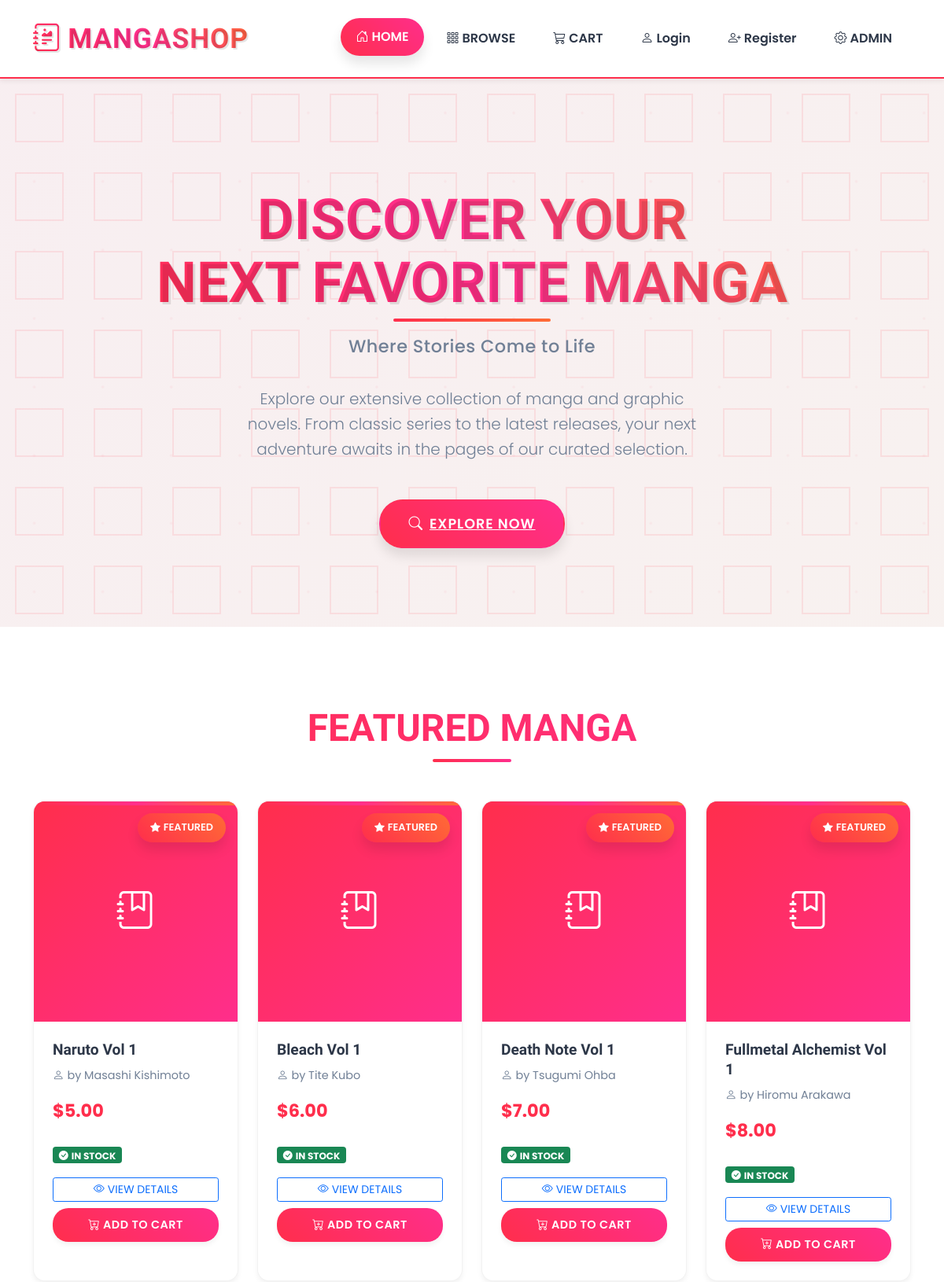
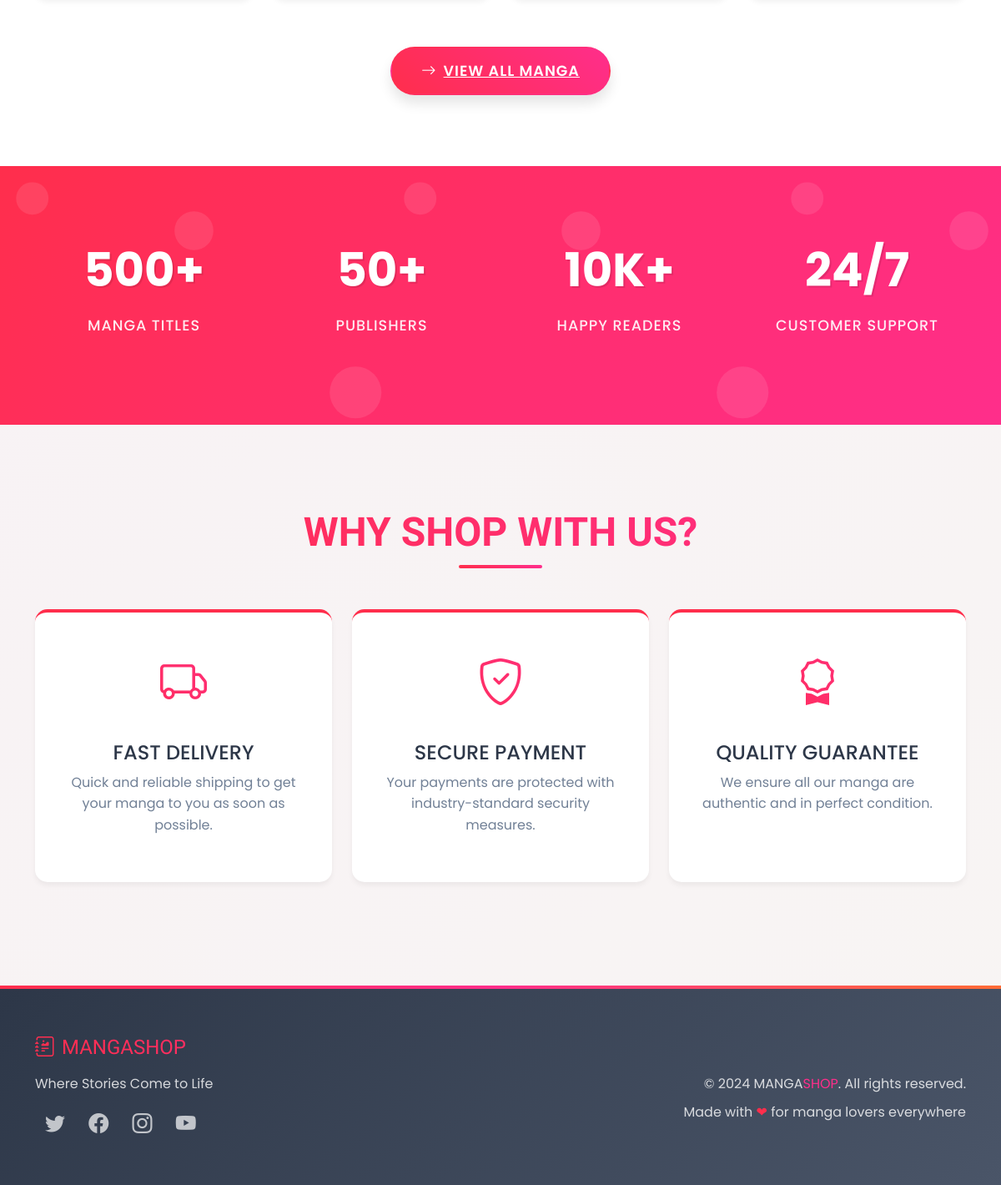
The page / on the database its author committed (2 pictures, top to bottom).
### store/models.py (models this page shows, shortened)
class Product(models.Model):
    title = models.CharField(max_length=200)
    slug = models.SlugField(unique=True)
    description = models.TextField()
    author = models.CharField(max_length=100)
    category = models.ForeignKey(Category, on_delete=models.CASCADE)
    price = models.DecimalField(max_digits=10, decimal_places=2)
    stock = models.PositiveIntegerField(default=0)
    image = models.ImageField(upload_to='products/', blank=True, null=True)
    featured = models.BooleanField(default=False)
    created_at = models.DateTimeField(auto_now_add=True)

### store/views.py (the view)
# urls.py: path('', views.home, name='home'),
def home(request):
    featured_products = Product.objects.filter(featured=True)[:4]
    return render(request, 'store/home.html', {
        'featured_products': featured_products
    })

### cart/context_processors.py (called while the page is built)
def cart(request):
    if request.user.is_authenticated:
        try:
            cart = Cart.objects.get(user=request.user)
        except Cart.DoesNotExist:
            cart = None
    else:
        cart_id = request.session.get('cart_id')
        if cart_id:
            try:
                cart = Cart.objects.get(id=cart_id)
            except Cart.DoesNotExist:
                cart = None
        else:
            cart = None
    return {
        'cart': cart,
        'cart_total_items': cart.total_items if cart else 0
    }

### templates/store/home.html (shortened to what this page needs)
{% extends 'base.html' %}
{% load static %}
{% block content %}
    <section class="hero-section">
        <div class="container">
            <div class="row justify-content-center">
                <div class="col-lg-10">
                    <h1 class="hero-title floating">DISCOVER YOUR<br>NEXT FAVORITE MANGA</h1>
                    <p class="hero-subtitle">Where Stories Come to Life</p>
                    <p class="lead mb-5" style="color: var(--text-muted); max-width: 600px; margin: 0 auto;">
                        Explore our extensive collection of manga and graphic novels. From classic series to the latest releases, your next adventure awaits in the pages of our curated selection.
                    </p>
                    <div class="d-flex gap-4 justify-content-center flex-wrap">
                        <a href="{% url 'store:product_list' %}" class="manga-button">
                            <i class="bi bi-search me-2"></i>EXPLORE NOW
                        </a>
                    </div>
                </div>
            </div>
        </div>
    </section>
    <section class="featured-section">
        <div class="container">
            <h2 class="section-title">FEATURED MANGA</h2>
            <div class="row">
                {% for product in featured_products %}
                <div class="col-xl-3 col-lg-4 col-md-6 mb-4">
                    <div class="product-card h-100">
                        {% if product.image %}
                        <img src="{{ product.image.url }}" class="product-image" alt="{{ product.title }}">
                        {% else %}
                        <div class="product-image-placeholder">
                            <i class="bi bi-journal-bookmark"></i>
                        </div>
                        {% endif %}
                        {% if product.featured %}
                        <div class="product-badge">
                            <i class="bi bi-star-fill me-1"></i>FEATURED
                        </div>
                        {% endif %}
                        <div class="card-body p-4 d-flex flex-column">
                            <h5 class="product-title">{{ product.title }}</h5>
                            <p class="product-author">
                                <i class="bi bi-person me-1"></i>by {{ product.author }}
                            </p>
                            <p class="product-price">${{ product.price }}</p>
                            <div class="mt-2 mb-3">
                                <span class="badge {% if product.stock > 0 %}bg-success{% else %}bg-danger{% endif %}">
                                    {% if product.stock > 0 %}
                                    <i class="bi bi-check-circle-fill me-1"></i>IN STOCK
                                    {% else %}
                                    <i class="bi bi-x-circle-fill me-1"></i>OUT OF STOCK
                                    {% endif %}
                                </span>
                            </div>
                            <div class="mt-auto">
                                <div class="d-grid gap-2">
                                    <a href="{% url 'store:product_detail' product.id %}" class="btn btn-outline-primary btn-sm">
                                        <i class="bi bi-eye me-1"></i>VIEW DETAILS
                                    </a>
                                    {% if product.stock > 0 %}
                                    <form method="post" action="{% url 'cart:cart_add' product.id %}">
                                        <button type="submit" class="btn-manga-sm w-100">
                                            <i class="bi bi-cart-plus me-1"></i>ADD TO CART
                                        </button>
                                    </form>
                                    {% else %}
                                    <button class="btn btn-secondary btn-sm w-100" disabled>
                                        <i class="bi bi-x-circle me-1"></i>OUT OF STOCK
                                    </button>
                                    {% endif %}
                                </div>
                            </div>
                        </div>
                    </div>
                </div>
                {% endfor %}
            </div>
            {% if featured_products %}
            <div class="text-center mt-5">
                <a href="{% url 'store:product_list' %}" class="manga-button">
                    <i class="bi bi-arrow-right me-2"></i>VIEW ALL MANGA
                </a>
            </div>
            {% endif %}
        </div>
    </section>
    <section class="stats-section">
        <div class="container">
            <div class="row">
                <div class="col-md-3 col-6 mb-4">
                    <div class="stat-number">500+</div>
                    <div class="stat-label">MANGA TITLES</div>
                </div>
                <div class="col-md-3 col-6 mb-4">
                    <div class="stat-number">50+</div>
                    <div class="stat-label">PUBLISHERS</div>
                </div>
                <div class="col-md-3 col-6 mb-4">
                    <div class="stat-number">10K+</div>
                    <div class="stat-label">HAPPY READERS</div>
                </div>
                <div class="col-md-3 col-6 mb-4">
                    <div class="stat-number">24/7</div>
                    <div class="stat-label">CUSTOMER SUPPORT</div>
                </div>
            </div>
        </div>
    </section>
    <section class="features-section">
        <div class="container">
            <h2 class="section-title">WHY SHOP WITH US?</h2>
            <div class="row">
                <div class="col-md-4 mb-4">
                    <div class="feature-card h-100">
                        <div class="feature-icon">
                            <i class="bi bi-truck"></i>
                        </div>
                        <h4>FAST DELIVERY</h4>
                        <p style="color: var(--text-muted);">Quick and reliable shipping to get your manga to you as soon as possible.</p>
                    </div>
                </div>
                <div class="col-md-4 mb-4">
                    <div class="feature-card h-100">
                        <div class="feature-icon">
                            <i class="bi bi-shield-check"></i>
                        </div>
                        <h4>SECURE PAYMENT</h4>
                        <p style="color: var(--text-muted);">Your payments are protected with industry-standard security measures.</p>
                    </div>
                </div>
                <div class="col-md-4 mb-4">
                    <div class="feature-card h-100">
                        <div class="feature-icon">
                            <i class="bi bi-award"></i>
                        </div>
                        <h4>QUALITY GUARANTEE</h4>
                        <p style="color: var(--text-muted);">We ensure all our manga are authentic and in perfect condition.</p>
                    </div>
                </div>
            </div>
        </div>
    </section>
{% endblock %}

### templates/base.html (shortened to what this page needs)
<!DOCTYPE html>
<html lang="en">
<head>
    <link href="https://cdn.jsdelivr.net/npm/bootstrap@5.1.3/dist/css/bootstrap.min.css" rel="stylesheet">
    <link rel="stylesheet" href="https://cdn.jsdelivr.net/npm/bootstrap-icons@1.7.2/font/bootstrap-icons.css">
</head>
<body>
    <nav class="navbar navbar-expand-lg navbar-light">
        <div class="container">
            <a class="navbar-brand" href="{% url 'store:home' %}">
                <i class="bi bi-journal-richtext me-2"></i>MANGA<span style="color: var(--manga-pink)">SHOP</span>
            </a>
            <div class="collapse navbar-collapse" id="navbarNav">
                <ul class="navbar-nav ms-auto">
                    <li class="nav-item">
                        <a class="nav-link {% if request.resolver_match.url_name == 'home' %}active{% endif %}"
                            href="{% url 'store:home' %}">
                            <i class="bi bi-house-door me-1"></i>HOME
                        </a>
                    </li>
                    <li class="nav-item">
                        <a class="nav-link {% if request.resolver_match.url_name == 'product_list' %}active{% endif %}"
                            href="{% url 'store:product_list' %}">
                            <i class="bi bi-grid-3x3-gap me-1"></i>BROWSE
                        </a>
                    </li>
                    <li class="nav-item">
                        <a class="nav-link {% if request.resolver_match.url_name == 'cart_detail' %}active{% endif %}"
                            href="{% url 'cart:cart_detail' %}">
                            <i class="bi bi-cart3 me-1"></i>CART
                        </a>
                    </li>
                    {% if user.is_authenticated %}
                    <li class="nav-item">
                        <a class="nav-link" href="{% url 'accounts:profile' %}">
                            <i class="bi bi-person-circle me-1"></i>{{ user.username }}
                        </a>
                    </li>
                    {% else %}
                    <li class="nav-item">
                        <a class="nav-link {% if request.resolver_match.url_name == 'login' %}active{% endif %}"
                            href="{% url 'accounts:login' %}">
                            <i class="bi bi-person me-1"></i>Login
                        </a>
                    </li>
                    <li class="nav-item">
                        <a class="nav-link {% if request.resolver_match.url_name == 'register' %}active{% endif %}"
                            href="{% url 'accounts:register' %}">
                            <i class="bi bi-person-plus me-1"></i>Register
                        </a>
                    </li>
                    {% endif %}
                    <li class="nav-item">
                        <a class="nav-link" href="/admin/">
                            <i class="bi bi-gear me-1"></i>ADMIN
                        </a>
                    </li>
                </ul>
            </div>
        </div>
    </nav>
    <main>
        {% block content %}
        {% endblock %}
    </main>
    <footer>
        <div class="container">
            <div class="row align-items-center">
                <div class="col-lg-6 mb-4">
                    <h4 class="mb-3"
                        style="font-family: 'Mochiy Pop One', sans-serif; background: linear-gradient(45deg, var(--manga-red), var(--manga-pink)); -webkit-background-clip: text; -webkit-text-fill-color: transparent;">
                        <i class="bi bi-journal-richtext me-2"></i>MANGA<span
                            style="color: var(--manga-pink)">SHOP</span>
                    </h4>
                    <p class="mb-3" style="color: rgba(255, 255, 255, 0.8);">Where Stories Come to Life</p>
                    <div class="social-links">
                        <a href="#"><i class="bi bi-twitter"></i></a>
                        <a href="#"><i class="bi bi-facebook"></i></a>
                        <a href="#"><i class="bi bi-instagram"></i></a>
                        <a href="#"><i class="bi bi-youtube"></i></a>
                    </div>
                </div>
                <div class="col-lg-6 text-lg-end">
                    <p class="mb-2" style="color: rgba(255, 255, 255, 0.8);">&copy; 2024 MANGA<span
                            style="color: var(--manga-pink)">SHOP</span>. All rights reserved.</p>
                    <p class="mb-0" style="color: rgba(255, 255, 255, 0.8);">Made with <span
                            style="color: var(--manga-red);">❤</span> for manga lovers everywhere</p>
                </div>
            </div>
        </div>
    </footer>
</body>
</html>

### rows shown on the page
Product: featured True (drawn), title "Naruto Vol 1", author "Masashi Kishimoto", price "5.00", stock "IN STOCK"
Product: featured True (drawn), title "Bleach Vol 1", author "Tite Kubo", price "6.00", stock "IN STOCK"
Product: featured True (drawn), title "Death Note Vol 1", author "Tsugumi Ohba", price "7.00", stock "IN STOCK"
Product: featured True (drawn), title "Fullmetal Alchemist Vol 1", author "Hiromu Arakawa", price "8.00", stock "IN STOCK"
